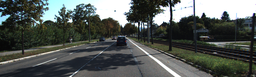
#> input picture ImageTools/Laser_Color_Strip_Injection/ZJU/000007.png, 256 x 77 px, shrunk from 1242 x 375 before the run
$ python Demo.py
#> lines starting #> are read from the running program, lines starting #| are printed output that depends on the picture
import numpy as np
import math
from PIL import Image
from scipy.optimize import bisect
import matplotlib.pyplot as plt


def newton(f,Df,x0,epsilon,max_iter):
    '''Approximate solution of f(x)=0 by Newton's method.
    Parameters
    ----------
    f : function
        Function for which we are searching for a solution f(x)=0.
    Df : function
        Derivative of f(x).
    x0 : number
        Initial guess for a solution f(x)=0.
    epsilon : number
        Stopping criteria is abs(f(x)) < epsilon.
    max_iter : integer
        Maximum number of iterations of Newton's method.

    Returns
    -------
    xn : number
        Implement Newton's method: compute the linear approximation
        of f(x) at xn and find x intercept by the formula
            x = xn - f(xn)/Df(xn)
        Continue until abs(f(xn)) < epsilon and return xn.
        If Df(xn) == 0, return None. If the number of iterations
        exceeds max_iter, then return None.
    '''
    xn = x0
    for n in range(0,max_iter):
        fxn = f(xn)
        if abs(fxn) < epsilon:
            # print('Found solution after',n,'iterations.')
            return xn
        Dfxn = Df(xn)
        if Dfxn == 0:
            # print('Zero derivative. No solution found.')
            return None
        xn = xn - fxn/Dfxn
    # print('Exceeded maximum iterations. No solution found.')
    return None

def Rotate(theta,R,r,w,v):
    p = lambda x: r*math.sin(w*x+theta)-R+v*x
    # [4 lines of commented-out code are left out]
    approx = bisect(p,0,2*R/v,xtol=1e-3)
    # t = (R-r*math.sin(theta))/v
    # theta_new = theta + w*t
    theta_new = theta+w*approx
    theta_new = theta_new%(2*math.pi)
    return theta_new


im = Image.open('000007.png')
#> im is the input picture: PIL image 256x77 RGB; mean R, G, B 84.5, 89.8, 86.5
im_data = np.asarray(im)
S1 = im_data.shape[0]
#> S1 = 77
S2 = im_data.shape[1]
#> S2 = 256
S3 = im_data.shape[2]
#> S3 = 3
R = int(math.ceil(math.sqrt(S1*S1+S2*S2)))
#> R = 268
new_fig = np.zeros((R,R,S3),dtype=np.uint8)
new_fig[:,:,:] = 255
# img = Image.fromarray(new_fig,'RGB')
# img.show()
R = float(R)
w = 1.0
v = 50.0
mid_x = S2/2
#> mid_x = 128
mid_y = S1/2
#> mid_y = 38.5
# [5 lines of commented-out code are left out]
im_data = np.rot90(im_data,k=3)
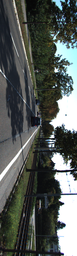
#> im_data: shape (256, 77, 3); mean R, G, B 84.5, 89.8, 86.5
# img = Image.fromarray(im_data,'RGB')
# img.show()


for i in range(S2):
    for j in range(S1):
        r = math.sqrt(pow(i-mid_x,2)+pow(j-mid_y,2))
        # N = Rot_Matrix*np.array([i-mid_x,j-mid_y]).T
        theta = math.atan2(i-mid_x,j-mid_y)
        new_theta = Rotate(theta,R,r,w,v)
        new_x = int(round(r*math.cos(new_theta))+R/2)
        new_y = int(round(r*math.sin(new_theta))+R/2)
        # print(new_x)
        # print(new_y)
        # input('Enter')
        try:
            new_fig[new_y,new_x,:] = im_data[i,j,:]
        except:
            print(new_x)
            print(new_y)
            print(r)
            input('Enter')
    if i%100==0:
        print('i=',i)
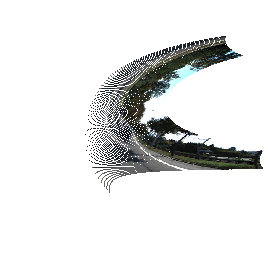
#> new_fig: shape (268, 268, 3); mean R, G, B 228.4, 229.1, 228.7
# print(new_fig[0:100,0:100,1])
new_fig = np.rot90(new_fig, k=1)
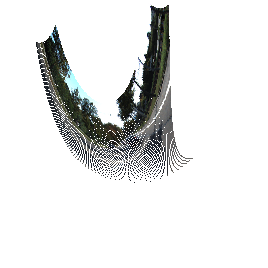
#> new_fig: shape (268, 268, 3); mean R, G, B 228.4, 229.1, 228.7
# [17 lines of commented-out code are left out]
img = Image.fromarray(new_fig,'RGB')
img.save('after.jpg')
img.show()
